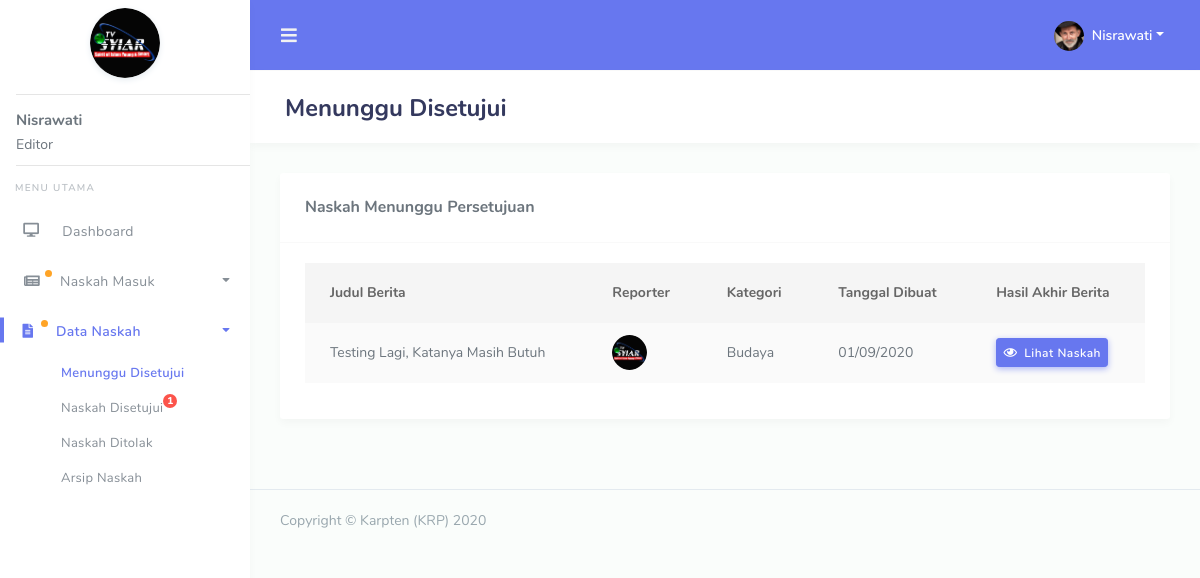
The page /editor/menunggu_disetujui.php (signed in) on the database its author committed.
### tables this page shows
CREATE TABLE `tb_users` (
  `id` int NOT NULL,
  `nama` varchar(255) NOT NULL,
  `alamat` varchar(255) NOT NULL,
  `no_hp` varchar(255) NOT NULL,
  `jabatan` varchar(255) NOT NULL,
  `foto` varchar(255) NOT NULL DEFAULT 'default.png',
  `username` varchar(255) NOT NULL,
  `password` varchar(255) NOT NULL,
  `status` varchar(255) NOT NULL DEFAULT 'waiting'
);

CREATE TABLE `tb_revisi` (
  `id` int NOT NULL,
  `berita_id` int NOT NULL,
  `editor_id` int NOT NULL,
  `berita_revisi` text NOT NULL,
  `catatan_editor` text NOT NULL
);

CREATE TABLE `tb_berita` (
  `id` int NOT NULL,
  `user_id` int NOT NULL,
  `judul` varchar(255) NOT NULL,
  `kategori` varchar(255) NOT NULL,
  `berita_created` text NOT NULL,
  `berita_final` text,
  `tanggal` datetime NOT NULL,
  `konten` varchar(255) DEFAULT NULL,
  `status` varchar(255) NOT NULL
);

### editor/menunggu_disetujui.php (the view, shortened to what this page needs)
<?php
require('template/header.php');
$revisi = mysqli_query($conn, "SELECT * FROM tb_revisi WHERE editor_id = '$id'");
?>
<div class="main-content">
  <section class="section">
    <div class="section-header">
      <h1>Menunggu Disetujui</h1>
    </div>
    <div class="section-body">
      <div class="row">
        <div class="col-12">
          <div class="card">
            <div class="card-header">
              <h4>Naskah Menunggu Persetujuan</h4>
            </div>
            <div class="card-body">
              <div class="table-responsive">
                <table class="table table-striped" id="table-1">
                  <thead>
                    <tr>
                      <th style="max-width: 200px;">Judul Berita</th>
                      <th>Reporter</th>
                      <th>Kategori</th>
                      <th>Tanggal Dibuat</th>
                      <th>Hasil Akhir Berita</th>
                    </tr>
                  </thead>
                  <tbody>
                    <?php foreach($revisi as $rev) {
                      $berita_id = $rev['berita_id'];
                      $berita = mysqli_query($conn, "SELECT * FROM tb_berita WHERE id = '$berita_id' AND status = 'done'");
                      $dta = mysqli_fetch_assoc($berita);
                      if ($dta) {
                        $user_id = $dta['user_id'];
                        $reporter = mysqli_query($conn, "SELECT * FROM tb_users WHERE id = '$user_id'");
                        $usr = mysqli_fetch_assoc($reporter); ?>
                        <tr>
                          <td><?= $dta['judul'] ?></td>
                          <td>
                            <a href="#" data-toggle="modal" data-target="#modal-reporter<?= $dta['id'] ?>">
                              <img alt="image" src="../assets/img/avatar/<?= $usr['foto'] ?>" class="rounded-circle" data-toggle="tooltip" title="" data-original-title="<?= $usr['nama'] ?>" width="35">
                            </a>
                          </td>
                          <td><?= $dta['kategori'] ?></td>
                          <td><?= date('d/m/Y', strtotime($dta['tanggal'])) ?></td>
                          <td>
                            <a href="#" class="btn btn-icon icon-left btn-primary btn-sm" data-toggle="modal" data-target="#modal-berita<?= $dta['id'] ?>" data-toggle1="tooltip" title="" data-original-title="Lihat Hasil Akhir Naskah"><i class="far fa-eye"></i> Lihat Naskah</a>
                          </td>
                        </tr>
                      <?php }
                    } ?>
                  </tbody>
                </table>
              </div>
            </div>
          </div>
        </div>
      </div>
    </div>
  </section>
</div>
<?php
require('template/footer.php');
?>

### editor/template/header.php (shortened to what this page needs)
<?php
require('../config.php');
$get_id = $_SESSION['get_id'];
$result = mysqli_query($conn, "SELECT * FROM tb_users WHERE id = '$get_id'");
$get = mysqli_fetch_assoc($result);
$nama = $get['nama'];
$foto = $get['foto'];
$id = $get['id'];
$getNaskah_baru = mysqli_query($conn, "SELECT * FROM tb_berita WHERE status = 'waiting'");
$naskah_baru = mysqli_num_rows($getNaskah_baru);
$revisi = mysqli_query($conn, "SELECT * FROM tb_revisi WHERE editor_id = '$id'");
$naskah_revisi = 0;
$naskah_verify = 0;
foreach ($revisi as $rev) {
  $berita_id = $rev['berita_id'];
  $berita = mysqli_query($conn, "SELECT * FROM tb_berita WHERE id = '$berita_id' AND (status = 'verify')");
  $dta = mysqli_fetch_assoc($berita);
  if ($dta) $naskah_verify = $naskah_verify + 1;
}
$naskah_refuse = 0;
?>
<!DOCTYPE html>
<html lang="en">
<head>
  <link rel="stylesheet" href="../assets/modules/bootstrap/css/bootstrap.min.css">
  <link rel="stylesheet" href="../assets/modules/fontawesome/css/all.min.css">
  <link rel="stylesheet" href="../assets/modules/jqvmap/dist/jqvmap.min.css">
  <link rel="stylesheet" href="../assets/modules/owlcarousel2/dist/../assets/owl.carousel.min.css">
  <link rel="stylesheet" href="../assets/modules/owlcarousel2/dist/../assets/owl.theme.default.min.css">
  <link rel="stylesheet" href="../assets/modules/summernote/summernote-bs4.css">
  <link href="../assets/modules/richtext-editor/css/froala_editor.min.css" rel="stylesheet">
  <link href="../assets/modules/richtext-editor/css/froala_editor.pkgd.min.css" rel="stylesheet">
  <link rel="stylesheet" href="../assets/modules/datatables/datatables.min.css">
  <link rel="stylesheet" href="../assets/modules/datatables/DataTables-1.10.16/css/dataTables.bootstrap4.min.css">
  <link rel="stylesheet" href="../assets/modules/datatables/Select-1.2.4/css/select.bootstrap4.min.css">
  <link rel="stylesheet" href="../assets/css/style.css">
  <link rel="stylesheet" href="../assets/css/components.css">
  </head>
  <body>
    <div id="app">
      <div class="main-wrapper main-wrapper-1">
        <div class="navbar-bg"></div>
        <nav class="navbar navbar-expand-lg main-navbar">
          <form class="form-inline mr-auto">
            <ul class="navbar-nav mr-3">
              <li><a href="#" data-toggle="sidebar" class="nav-link nav-link-lg"><i class="fas fa-bars"></i></a></li>
            </ul>
          </form>
          <ul class="navbar-nav navbar-right">
            <li class="dropdown"><a href="#" data-toggle="dropdown" class="nav-link dropdown-toggle nav-link-lg nav-link-user">
              <img alt="image" src="../assets/img/avatar/<?= $foto ?>" class="rounded-circle mr-1">
              <div class="d-sm-none d-lg-inline-block"><?= $nama ?></div></a>
            </li>
          </ul>
        </nav>
        <div class="main-sidebar sidebar-style-2">
          <aside id="sidebar-wrapper">
            <div class="sidebar-brand">
              <a href="index.php">
                <img src="../assets/img/logo.png" alt="logo" width="70" class="mt-2 shadow-light rounded-circle">
              </a>
              <div class="text-left pl-3">
                <hr style="margin-bottom: -5px;">
                <b style="font-size: 15px;"><?= $nama ?></b>
                <p style="margin-bottom: -10px; margin-top: -20px;">Editor</p>
                <hr>
              </div>
            </div>
            <ul class="sidebar-menu mt-3">
              <li class="menu-header">Menu Utama</li>
              <li id="dashboard"><a class="nav-link" href="index.php"><i class="fa fa-desktop"></i> <span>Dashboard</span></a></li>
              <li class="dropdown" id="kelola_naskah">
                <a href="#" class="nav-link has-dropdown" data-toggle="dropdown">
                  <?php if ($naskah_baru >= 1 || $naskah_revisi >= 1) { ?>
                    <span class="beep" style="width: 40px;">
                      <i class="fa fa-newspaper" style="margin-left: -2px;"></i>
                    </span>
                  <?php } else { ?>
                    <i class="fa fa-newspaper"></i>
                  <?php } ?>
                  <span>Naskah Masuk</span>
                </a>
              </li>
              <li class="dropdown" id="data_naskah">
                <a href="#" class="nav-link has-dropdown" data-toggle="dropdown">
                  <?php if ($naskah_verify >= 1 || $naskah_refuse >= 1) { ?>
                    <span class="beep" style="width: 40px;">
                      <i class="fa fa-file-alt" style="margin-left: -2px;"></i>
                    </span>
                  <?php } else { ?>
                    <i class="fa fa-file-alt"></i>
                  <?php } ?>
                  <span>Data Naskah</span>
                </a>
                <ul class="dropdown-menu">
                  <li id="menunggu_disetujui">
                    <a class="nav-link" href="menunggu_disetujui.php">Menunggu Disetujui</a>
                  </li>
                  <li id="naskah_disetujui">
                    <a class="nav-link" href="naskah_disetujui.php">Naskah Disetujui
                      <?php if ($naskah_verify >= 1) { ?>
                        <span class="badge badge-danger text-center mb-3" style="width: 14px; padding: 2px; font-size: 10px;"><b><?= $naskah_verify ?></b></span>
                      <?php } ?>
                    </a>
                  </li>
                  <li id="naskah_ditolak">
                    <a class="nav-link" href="naskah_ditolak.php">Naskah Ditolak
                    </a>
                  </li>
                  <li id="arsip_naskah">
                    <a class="nav-link" href="arsip_naskah.php">Arsip Naskah</a>
                  </li>
                </ul>
              </li>
            </aside>
          </div>

### rows shown on the page
tb_users: foto (picture), nama "Nisrawati"
tb_revisi: berita.judul "Testing Lagi, Katanya Masih Butuh", tb_users.foto (picture), berita.kategori "Budaya", berita.tanggal "01/09/2020"

### other values the page prints
$naskah_verify "1"
